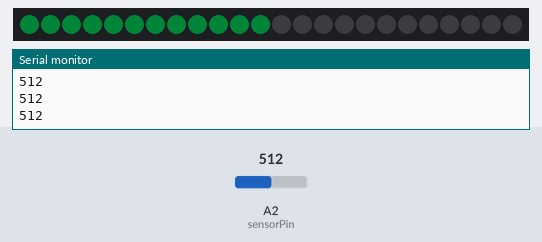
Simulated run of this sketch. Board: Arduino Uno, built with avr-gcc and run on an emulated ATmega328P. On the bench: 24 RGB LEDs in strip order, left to right, the last lines printed to the serial monitor. Inputs (shaded band) come from the test bench; at power-on: A2 (sensorPin) = 512. Dim RGB values are drawn brighter than linear.

Above: at 1.2 s.
1.3 s: A2 (sensorPin) set to 716
At 2.3 s:
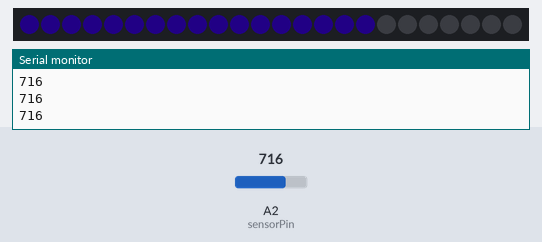
2.8 s: A2 (sensorPin) set to 900
At 3.4 s:
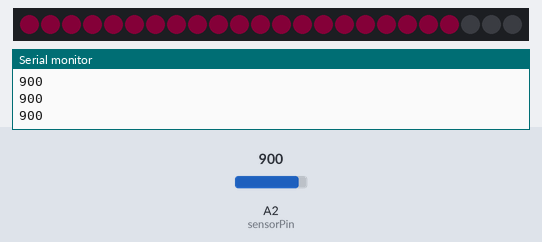
4.3 s: A2 (sensorPin) set to 1023
At 4.7 s:
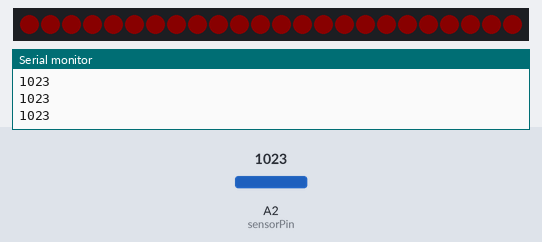
5.8 s: A2 (sensorPin) set to 306
At 6.9 s:
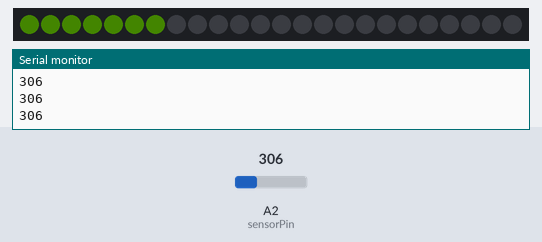
7.3 s: A2 (sensorPin) set to 511
At 8.1 s:
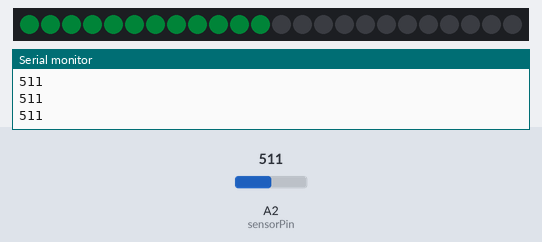
Timing chart, 0 to 9.8 s (numbered marks = the images above; inputs shaded):
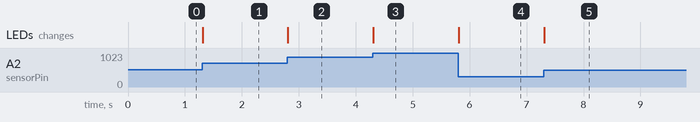

Measured:
- after the input at 1.3 s, the LEDs: change at once (image 1)
- after the input at 2.8 s, the LEDs: change at once (image 2)
- after the input at 4.3 s, the LEDs: change at once (image 3)
- after the input at 5.8 s, the LEDs: change at once (image 4)
- after the input at 7.3 s, the LEDs: change at once (image 5)

The sketch:

ixfashion-neopixels-fastled.ino
```cpp
//ixfashion week 3
#include <FastLED.h>
//number of leds in your strip
#define NUM_LEDS 24
// pin where you connected your neopixels (digital pin)
#define DATA_PIN 9
// Define the number of leds in your stripe
CRGB leds[NUM_LEDS];

// analog sensor
int sensorPin = A2;

void setup() {
  //neopixels set up
  FastLED.addLeds<NEOPIXEL, DATA_PIN>(leds, NUM_LEDS);  // GRB ordering is assumed
  // initialize serial communication at 9600 bits per second:
  Serial.begin(9600);
}
void loop() {
  FastLED.clear();
  //read the sensor value
  int sensorValue = analogRead(sensorPin);
  //map the values
  int ledsOn = map(sensorValue, 0, 1023, 1, NUM_LEDS);
  // hue value depending on the sensor value
  int h = map(sensorValue, 0, 1023, 0, 255);
  // Turn on a number of LEDs on according to the values from the sensor
  for (int i = 0; i < ledsOn; i++) {
    // leds[i] = CRGB::White;
    leds[i] = CHSV(h, 255, 50);
  }
  FastLED.show();
  //print the sensor values in the serial monitor
  Serial.println(sensorValue);
}
```
